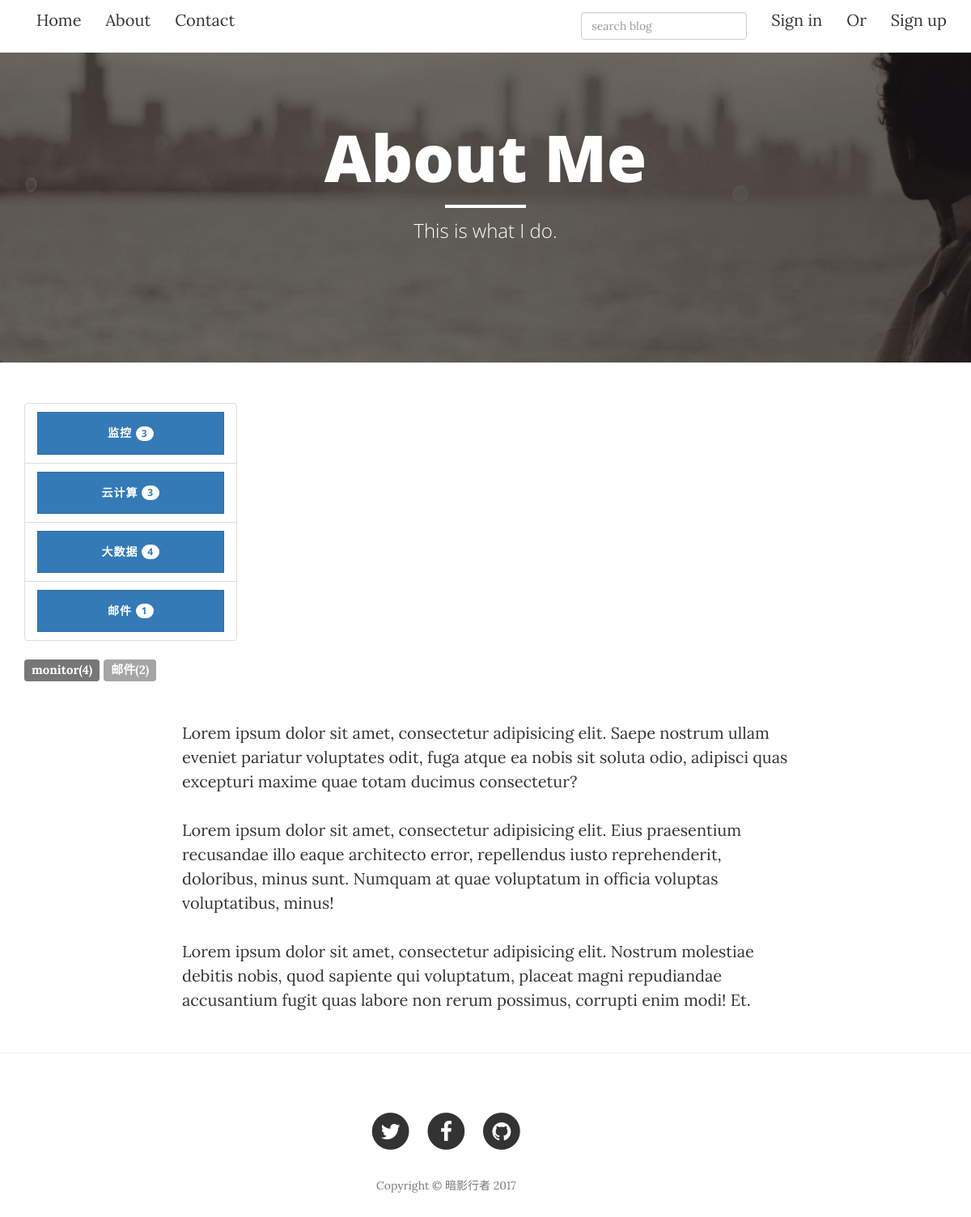
The app's page /blog/about/ with its own data.
### blog/models.py (models this page shows)
class Category(models.Model):
    name = models.CharField(max_length=255)
    def __unicode__(self):
        return self.name

class Tag(models.Model):
    name = models.CharField(max_length=255)
    def __unicode__(self):
        return self.name

### blog/views.py (the view)
def about(request):
    return render(request,'blog/about.html')

### blog/templatetags/tags.py (called while the page is built)
@register.simple_tag
def get_categories():
    return Category.objects.all()

@register.simple_tag
def get_tags():
    return Tag.objects.annotate(num_articles=Count('article')).filter(num_articles__gt=0)

### blog/templates/blog/about.html
{% extends 'blog/base.html' %}
{% block header %}
    <header class="intro-header about-img">
        <div class="container">
            <div class="row">
                <div class="col-lg-8 col-lg-offset-2 col-md-10 col-md-offset-1">
                    <div class="page-heading">
                        <h1>About Me</h1>
                        <hr class="small">
                        <span class="subheading">This is what I do.</span>
                    </div>
                </div>
            </div>
        </div>
    </header>
{% endblock header %}
{% block main %}
    <div class="container">
        <div class="row">
            <div class="col-lg-8 col-lg-offset-2 col-md-10 col-md-offset-1">
                <p>Lorem ipsum dolor sit amet, consectetur adipisicing elit. Saepe nostrum ullam eveniet pariatur voluptates odit, fuga atque ea nobis sit soluta odio, adipisci quas excepturi maxime quae totam ducimus consectetur?</p>
                <p>Lorem ipsum dolor sit amet, consectetur adipisicing elit. Eius praesentium recusandae illo eaque architecto error, repellendus iusto reprehenderit, doloribus, minus sunt. Numquam at quae voluptatum in officia voluptas voluptatibus, minus!</p>
                <p>Lorem ipsum dolor sit amet, consectetur adipisicing elit. Nostrum molestiae debitis nobis, quod sapiente qui voluptatum, placeat magni repudiandae accusantium fugit quas labore non rerum possimus, corrupti enim modi! Et.</p>
            </div>
        </div>
    </div>
{% endblock main %}

### blog/templates/blog/base.html (shortened to what this page needs)
{% load staticfiles %}
{% load tags %}
<!DOCTYPE html>
<html lang="en">
<head>
    <link href="{% static 'blog/vendor/bootstrap/css/bootstrap.min.css' %}" rel="stylesheet">
    <link href="{% static 'blog/css/clean-blog.min.css' %}" rel="stylesheet">
    <link href="{% static 'blog/vendor/font-awesome/css/font-awesome.min.css' %}" rel="stylesheet" type="text/css">
    <link href="{% static 'blog/css/django-blog.css' %}" rel="stylesheet">
    <link href="{% static 'blog/css/code.css' %}" rel="stylesheet">
</head>
<body>
    <nav class="navbar-collapse collapse navbar navbar-fixed-top" style="background-color:#FFFFFF;"role="navigation">
        <div class="container-fluid">
            <div class="collapse navbar-collapse" id="bs-example-navbar-collapse-1">
                <ul class="nav navbar-nav navbar-left">
                    <li>
                        <a href="{% url 'blog:index'%}">Home</a>
                    </li>
                    <li>
                        <a href="{% url 'blog:about' %}">About</a> </li>
                    <li>
                        <a href="{% url 'blog:contact'%}">Contact</a>
                    </li>
                </ul>
                <ul class="nav navbar-nav navbar-right">
                    <li>
                        <a href="#">
                        <form action="{%url 'haystack_search' %}" method="get">
                            <input type="search" name="q" placeholder="search blog" class="form-control header-search-input js-site-search-focus" />
                        </form>
                        </a>
                    </li>
                    {% if not user.is_authenticated %}
                    <li>
                        <a href="/users/login/?next={{ request.path }}">Sign in</a>
                    </li>
                    <li>
                        <a href="#">Or</a>
                    </li>
                    <li>
                        <a href="/users/register/?next={% url 'login' %}">Sign up</a>
                    </li>
                    {% else %}
                    <li>
                        <a href="/users/logout/?next=/">logout</a>
                    </li>
                    {% endif %}
                </ul>
                </div>
        </div>
    </nav>
    {% block header %}
    {% endblock %}
    <div class="container">
        <div class="row">
            <div class="col-lg-3 col-md-3">
                {% get_categories as categories %}
                <div class="list-group">
                {% for category in categories %}
                <a href="{% url 'blog:category' category.pk %}" class="list-group-item">
                    <button class="btn btn-primary" style="width:100%">
                        {{ category }}
                        <span class="badge">
                        {{ category.article_set.count}}
                        </span>
                    </button>
                </a>
                {% empty %}
                暂无分类
                {% endfor %}
                </div>
                {% get_tags as tags %}
                <div class="list-group" id="tagscloud">
                {% for tag in tags %}
                <a href="{% url 'blog:tag' tag.pk %}">
                    <span class="label label-default">{{ tag }}({{ tag.num_articles }})</span>
                </a>
                {% empty %}
                暂无标签
                {% endfor %}
                </div>
            </div>
            {% block main %}
            {% endblock %}
        </div>
    </div>
    <hr>
    <footer>
        <div class="container">
            <div class="row">
                <div class="col-lg-7 col-lg-offset-2 col-md-9 col-md-offset-1">
                    <ul class="list-inline text-center">
                        <li>
                            <a href="#">
                                <span class="fa-stack fa-lg">
                                    <i class="fa fa-circle fa-stack-2x"></i>
                                    <i class="fa fa-twitter fa-stack-1x fa-inverse"></i>
                                </span>
                            </a>
                        </li>
                        <li>
                            <a href="#">
                                <span class="fa-stack fa-lg">
                                    <i class="fa fa-circle fa-stack-2x"></i>
                                    <i class="fa fa-facebook fa-stack-1x fa-inverse"></i>
                                </span>
                            </a>
                        </li>
                        <li>
                            <a href="#">
                                <span class="fa-stack fa-lg">
                                    <i class="fa fa-circle fa-stack-2x"></i>
                                    <i class="fa fa-github fa-stack-1x fa-inverse"></i>
                                </span>
                            </a>
                        </li>
                    </ul>
                    <p class="copyright text-muted">Copyright &copy; 暗影行者 2017</p>
                </div>
            </div>
        </div>
    </footer>
</body>
</html>

### blog/static/blog/css/django-blog.css (style rules this page uses)
.about-img { background-image: url('../img/about-bg.jpg') }

### records on screen
Category: name "监控", article_set.count "3"
Category: name "云计算", article_set.count "3"
Category: name "大数据", article_set.count "4"
Category: name "邮件", article_set.count "1"
Tag: name "monitor", num_articles "4"
Tag: name "邮件", num_articles "2"
